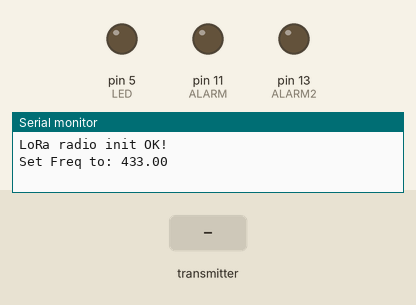
Bench run of a sketch on a simulated Arduino Uno, built with avr-gcc and run on an emulated ATmega328P. Shown: output pins drawn as LEDs (lit = HIGH), the last lines printed to the serial monitor. The test bench sets the inputs (shaded band). No radio packets arrive unless stated; pins used as bus, display or sensor lines are not drawn.

Above: at 1.2 s.
1.3 s: the transmitter starts sending data.0 = 0
At 1.6 s:
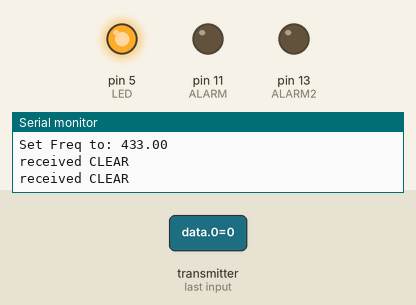
Timing chart, 0 to 4.3 s (numbered marks = the images above; inputs shaded):
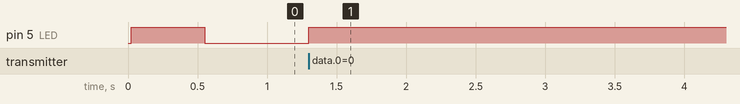

Measured:
- after the input at 1.3 s, pin 5 (LED): LOW → HIGH at once

The sketch:

light-receive-smol.ino
```cpp
// Feather9x_RX
// -*- mode: C++ -*-
// Example sketch showing how to create a simple messaging client (receiver)
// with the RH_RF95 class. RH_RF95 class does not provide for addressing or
// reliability, so you should only use RH_RF95 if you do not need the higher
// level messaging abilities.
// It is designed to work with the other example Feather9x_TX

#include <SPI.h>
#include <RH_RF95.h>

// for Feather32u4 RFM9x
#define RFM95_CS 8
#define RFM95_RST 4
#define RFM95_INT 7


// Change to 434.0 or other frequency, must match RX's freq!
#define RF95_FREQ 433.0

// Singleton instance of the radio driver
RH_RF95 rf95(RFM95_CS, RFM95_INT);

// Blinky on receipt
#define LED 5

#define ALARM 11
#define ALARM2 13

#define DANGER_TIMEOUT 5000

unsigned long lastRecievedTime = 0;

enum Message
{
  CLEAR = 0,
  DANGER = 1
};


bool danger = false;

void setup()
{
  pinMode(LED, OUTPUT);
  pinMode(RFM95_RST, OUTPUT);
  pinMode(ALARM, OUTPUT);
  pinMode(ALARM2, OUTPUT);
  digitalWrite(RFM95_RST, HIGH);
  setAlarm(LOW);

  Serial.begin(115200);

  // manual reset
  digitalWrite(RFM95_RST, LOW);
  delay(10);
  digitalWrite(RFM95_RST, HIGH);
  delay(10);

  while (!rf95.init()) {
    Serial.println("LoRa radio init failed");
    Serial.println("Uncomment '#define SERIAL_DEBUG' in RH_RF95.cpp for detailed debug info");
    while (1);
  }
  Serial.println("LoRa radio init OK!");

  // Defaults after init are 434.0MHz, modulation GFSK_Rb250Fd250, +13dbM
  if (!rf95.setFrequency(RF95_FREQ)) {
    Serial.println("setFrequency failed");
    while (1);
  }
  Serial.print("Set Freq to: "); Serial.println(RF95_FREQ);

  // Defaults after init are 434.0MHz, 13dBm, Bw = 125 kHz, Cr = 4/5, Sf = 128chips/symbol, CRC on

  // The default transmitter power is 13dBm, using PA_BOOST.
  // If you are using RFM95/96/97/98 modules which uses the PA_BOOST transmitter pin, then
  // you can set transmitter powers from 5 to 23 dBm:
  rf95.setTxPower(23, false);
}


void loop()
{
  if (rf95.available())
  {
    // Should be a message for us now
    uint8_t data[1];
    uint8_t len = sizeof(data);

    if (rf95.recv(data, &len))
    {
      Message message = data[0];
      if(message == Message::CLEAR)
      {
        Serial.println("received CLEAR");
        danger = false;
      }
      else if(message == Message::DANGER)
      {
        Serial.println("received DANGER");
        danger = true;
      }

      lastRecievedTime = millis();
    }
    else
    {
      Serial.println("RECEIVE FAILED");
    }
  }

  if(danger) {
    playDangerAnimation();
  }
  else {
    setAlarm(danger);
  }

  // Update status LED if we haven't got data in a while.
  if(millis() - lastRecievedTime > 550)
  {
    digitalWrite(LED, LOW);
  }
  else {
    digitalWrite(LED, HIGH);
  }

  if(danger && millis() - lastRecievedTime > DANGER_TIMEOUT)
  {
    danger = false;
    playTimeoutAnimation();
  }
}

unsigned long lastAnimStateChange = 0;
bool animState = false;

void playDangerAnimation() {
  unsigned long current_time = millis();

  if (current_time - lastAnimStateChange > 50) {
    animState = !animState;
    setAlarm(animState);
    lastAnimStateChange = current_time;
  }
}

void setAlarm(bool state) {
  digitalWrite(ALARM, state);
  digitalWrite(ALARM2, state);
}

void playTimeoutAnimation()
{
  setAlarm(LOW);
  delay(500);
  setAlarm(HIGH);
  delay(200);
  setAlarm(LOW);
  delay(100);
  setAlarm(HIGH);
  delay(200);
  setAlarm(LOW);

}
```
